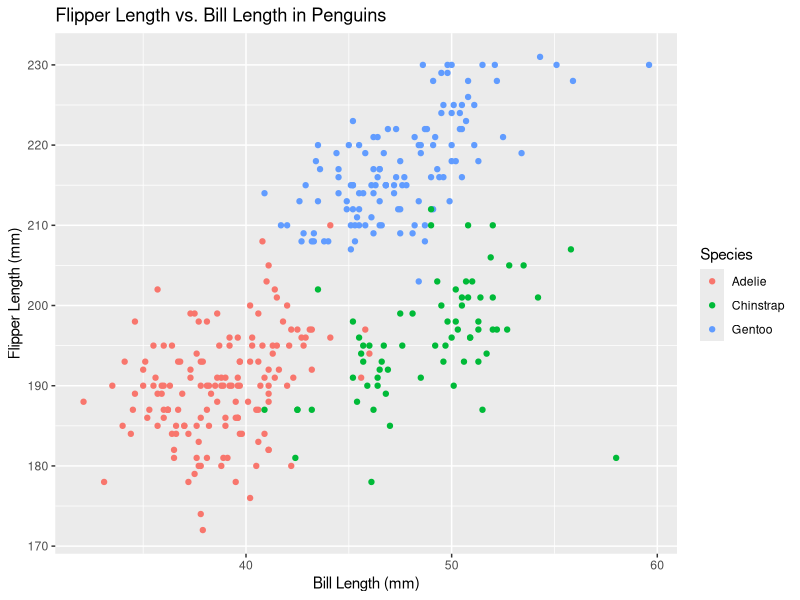
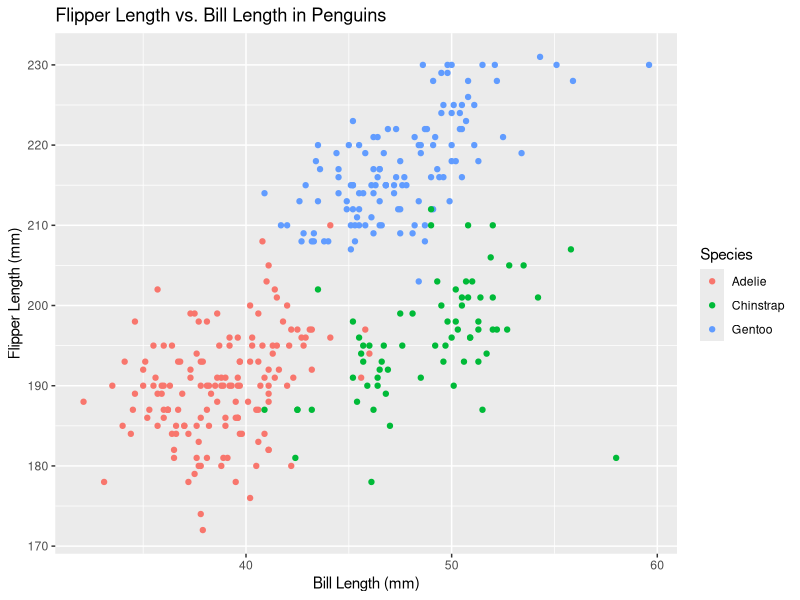

Reproduce these figures in R, in order.
## ---- chunk 1
knitr::opts_chunk$set(echo = TRUE)

library(tidyverse)
## ---- chunk 2
data("penguins", package = "palmerpenguins")

view(penguins)

nrow(penguins)
ncol(penguins)

penguins |>  
  pull(flipper_length_mm) |> 
  mean(na.rm = TRUE)
## ---- chunk 3
scatterplot = ggplot(data = penguins, aes(x = bill_length_mm, y = flipper_length_mm, color = species)) +
  geom_point() +
  labs(title = "Flipper Length vs. Bill Length in Penguins",
       x = "Bill Length (mm)",
       y = "Flipper Length (mm)",
       color = "Species")

scatterplot

ggsave("penguins_scatterplot.png", plot = scatterplot, width = 7, height = 5)
## ---- chunk 4
set.seed(123)

prob2_df <- tibble(
  norm_samp = rnorm(10),                      
  vec_gt_zero = norm_samp > 0,                
  vec_char = c("a", "b", "c", "d", "e", "f", "g", "h", "i", "j"), 
  vec_factor = factor(rep(c("low", "med", "high"), length.out = 10))
)
## ---- chunk 5
mean(pull(prob2_df, norm_samp))#0.07462564

mean(pull(prob2_df, vec_gt_zero))#0.5 proportion of true

mean(pull(prob2_df, vec_char))#NA

mean(pull(prob2_df, vec_factor))#NA
## ---- chunk 6
as.numeric(pull(prob2_df, vec_gt_zero))
as.numeric(pull(prob2_df, vec_char))
as.numeric(pull(prob2_df, vec_factor))
